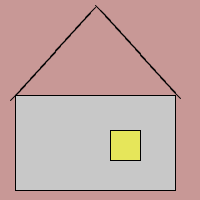
Frame 1 (no input)
Frame 60 (the mouse pressed at the canvas centre just before this capture): identical to frame 1, image omitted
Frame 120 (the mouse held since frame 60 and released just before this capture): identical to frame 1, image omitted

The Processing sketch that drew this single still picture (run headless with seeded random() and noise(); from frame 60 on, the mouse is pressed at the canvas centre):

// Processing sketch: processing_96350
// ── processing_96350.pde

//Feito com Viviane Fogaço em sala de aula.

int x;
int y;
void setup (){
   
  size (200,200);
  background (200,152,150);
}
 
void draw() {
  while (x<80){
    line(10+x,100-10*x/9,20+x,90-10*x/9);
    line(95+x,5+10*x/9,105+x,15+10*x/9);
    x=x+5;
   
  }
  noFill();
  fill(200,200,200);
  rect(15,95,160,95);
  fill(230,230,90);
  rect(110,130,30,30);
  }
